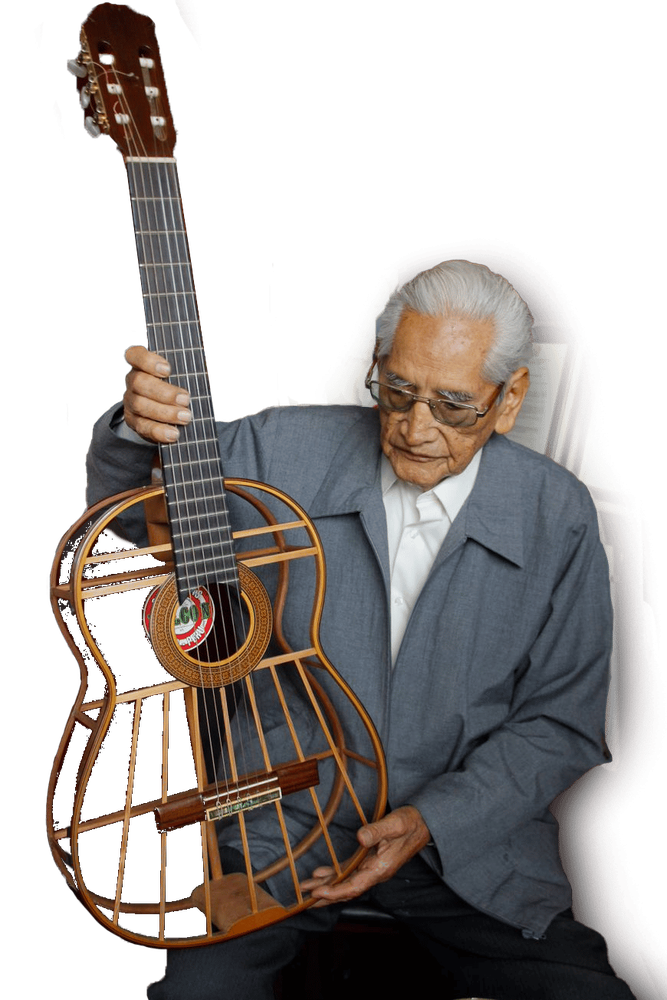
#> input picture assets/img/historia-04.png, 667 x 1000 px, shrunk from 870 x 1305 before the run, found by its file name
$ python quitar_fondo.py
#> lines starting #> are read from the running program, lines starting #| are printed output that depends on the picture
# -*- coding: utf-8 -*-
"""Limpia la foto de Abraham: fuerza el verde de paleta a transparente."""
from PIL import Image
import warnings
warnings.filterwarnings("ignore")

SRC = r"assets\img\historia-04.png"
OUT = r"assets\img\abraham-sin-fondo.png"

im = Image.open(SRC).convert("RGBA")
#> im is the input picture: PIL image 667x1000 RGBA; mean R, G, B, A 49.7, 43.6, 41, 125.9
w, h = im.size
#> w = 667; h = 1000
px = im.load()

GREEN = (71, 112, 76)
TOL = 12  # el verde de paleta es exacto; margen pequeño

n = 0
for y in range(h):
    for x in range(w):
        r, g, b, a = px[x, y]
        if a == 0:
            continue
        if abs(r - GREEN[0]) <= TOL and abs(g - GREEN[1]) <= TOL and abs(b - GREEN[2]) <= TOL:
            px[x, y] = (0, 0, 0, 0)
            n += 1
#> after the loop, n = 15

print("forced transparent:", n)
#| forced transparent: 15

# Recortar al contenido visible
bbox = im.getbbox()
#> bbox = (31, 0, 667, 1000)
print("bbox", bbox)
#| bbox (31, 0, 667, 1000)
im = im.crop(bbox)
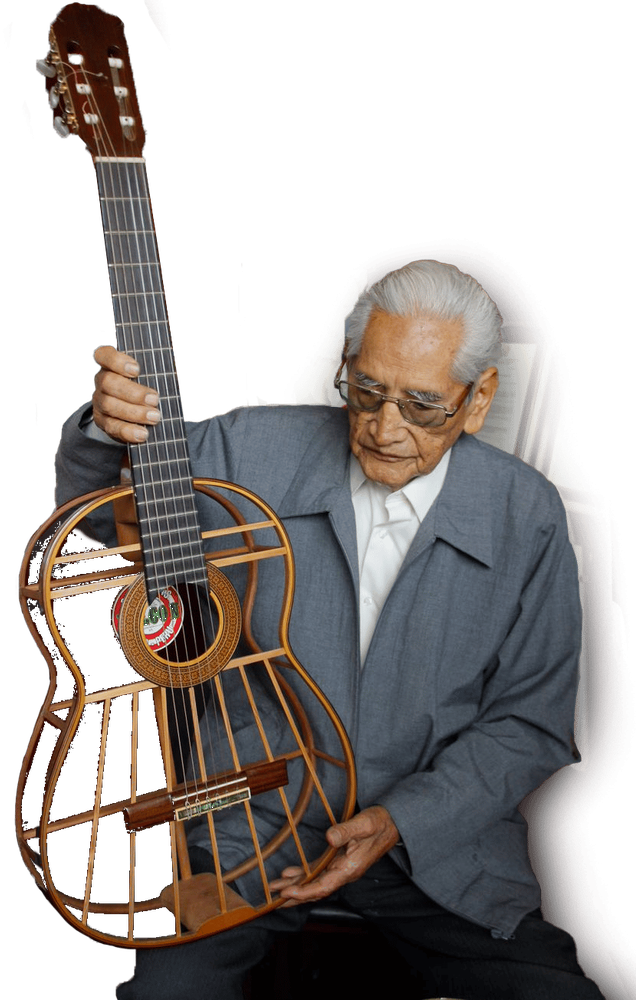
#> im: PIL image 636x1000 RGBA; mean R, G, B, A 52.2, 45.7, 43, 132; transparent parts drawn white

# Componer preview sobre rojo
bg = Image.new("RGBA", im.size, (220, 40, 40, 255))
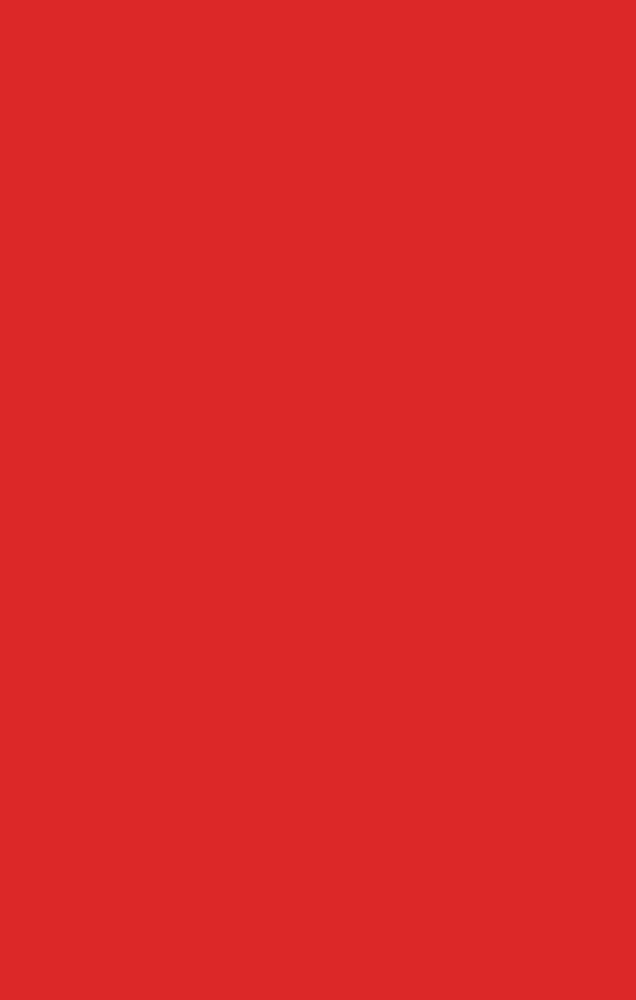
#> bg: PIL image 636x1000 RGBA; mean R, G, B, A 220, 40, 40, 255
bg.alpha_composite(im)
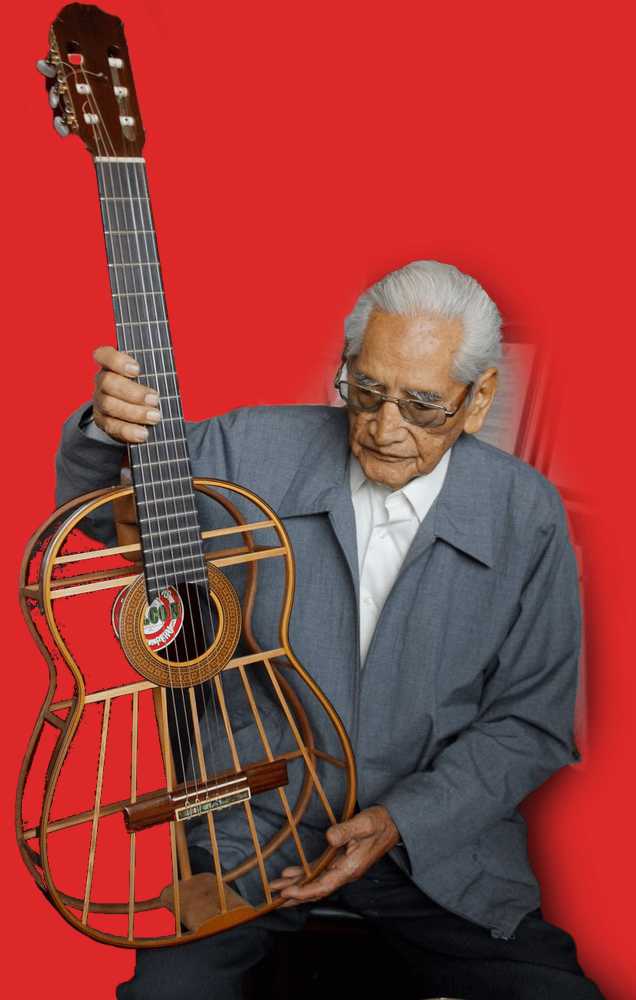
#> bg: PIL image 636x1000 RGBA; mean R, G, B, A 151.7, 59.9, 57.5, 255
bg.convert("RGB").save(r"C:\Users\EduPedu\AppData\Local\Temp\abraham-check2.jpg", quality=88)

im.save(OUT)
print("saved", OUT, im.size)
#| saved assets\img\abraham-sin-fondo.png (636, 1000)

# stats
a = im.split()[-1].histogram()
#> a = 256 values, max 304608 at index 255, min 56 at index 161, mean 2484.4
print("transparent", a[0], "opaque", a[255], "semi", sum(a[1:255]))
#| transparent 252755 opaque 304608 semi 78637
